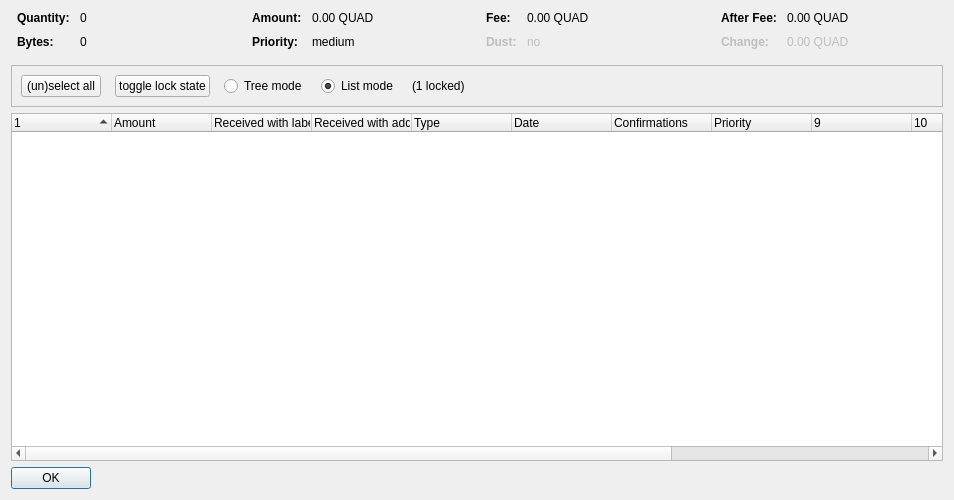
<?xml version="1.0" encoding="UTF-8"?>
<ui version="4.0">
 <class>CoinControlDialog</class>
 <widget class="QDialog" name="CoinControlDialog">
  <property name="geometry">
   <rect>
    <x>0</x>
    <y>0</y>
    <width>954</width>
    <height>500</height>
   </rect>
  </property>
  <property name="windowTitle">
   <string>Coin Selection</string>
  </property>
  <layout class="QVBoxLayout" name="verticalLayout">
   <item>
    <layout class="QHBoxLayout" name="horizontalLayoutTop" stretch="0,0,0,0">
     <property name="topMargin">
      <number>0</number>
     </property>
     <property name="bottomMargin">
      <number>10</number>
     </property>
     <item>
      <layout class="QFormLayout" name="formLayoutCoinControl1">
       <property name="horizontalSpacing">
        <number>10</number>
       </property>
       <property name="verticalSpacing">
        <number>10</number>
       </property>
       <property name="leftMargin">
        <number>6</number>
       </property>
       <property name="rightMargin">
        <number>6</number>
       </property>
       <item row="0" column="0">
        <widget class="QLabel" name="labelCoinControlQuantityText">
         <property name="font">
          <font>
           <weight>75</weight>
           <bold>true</bold>
          </font>
         </property>
         <property name="text">
          <string>Quantity:</string>
         </property>
        </widget>
       </item>
       <item row="0" column="1">
        <widget class="QLabel" name="labelCoinControlQuantity">
         <property name="cursor">
          <cursorShape>IBeamCursor</cursorShape>
         </property>
         <property name="contextMenuPolicy">
          <enum>Qt::ActionsContextMenu</enum>
         </property>
         <property name="text">
          <string notr="true">0</string>
         </property>
         <property name="textInteractionFlags">
          <set>Qt::LinksAccessibleByMouse|Qt::TextSelectableByKeyboard|Qt::TextSelectableByMouse</set>
         </property>
        </widget>
       </item>
       <item row="1" column="0">
        <widget class="QLabel" name="labelCoinControlBytesText">
         <property name="font">
          <font>
           <weight>75</weight>
           <bold>true</bold>
          </font>
         </property>
         <property name="text">
          <string>Bytes:</string>
         </property>
        </widget>
       </item>
       <item row="1" column="1">
        <widget class="QLabel" name="labelCoinControlBytes">
         <property name="cursor">
          <cursorShape>IBeamCursor</cursorShape>
         </property>
         <property name="contextMenuPolicy">
          <enum>Qt::ActionsContextMenu</enum>
         </property>
         <property name="text">
          <string notr="true">0</string>
         </property>
         <property name="textInteractionFlags">
          <set>Qt::LinksAccessibleByMouse|Qt::TextSelectableByKeyboard|Qt::TextSelectableByMouse</set>
         </property>
        </widget>
       </item>
      </layout>
     </item>
     <item>
      <layout class="QFormLayout" name="formLayoutCoinControl2">
       <property name="horizontalSpacing">
        <number>10</number>
       </property>
       <property name="verticalSpacing">
        <number>10</number>
       </property>
       <property name="leftMargin">
        <number>6</number>
       </property>
       <property name="rightMargin">
        <number>6</number>
       </property>
       <item row="0" column="0">
        <widget class="QLabel" name="labelCoinControlAmountText">
         <property name="font">
          <font>
           <weight>75</weight>
           <bold>true</bold>
          </font>
         </property>
         <property name="text">
          <string>Amount:</string>
         </property>
        </widget>
       </item>
       <item row="0" column="1">
        <widget class="QLabel" name="labelCoinControlAmount">
         <property name="cursor">
          <cursorShape>IBeamCursor</cursorShape>
         </property>
         <property name="contextMenuPolicy">
          <enum>Qt::ActionsContextMenu</enum>
         </property>
         <property name="text">
          <string notr="true">0.00 QUAD</string>
         </property>
         <property name="textInteractionFlags">
          <set>Qt::LinksAccessibleByMouse|Qt::TextSelectableByKeyboard|Qt::TextSelectableByMouse</set>
         </property>
        </widget>
       </item>
       <item row="1" column="0">
        <widget class="QLabel" name="labelCoinControlPriorityText">
         <property name="font">
          <font>
           <weight>75</weight>
           <bold>true</bold>
          </font>
         </property>
         <property name="text">
          <string>Priority:</string>
         </property>
        </widget>
       </item>
       <item row="1" column="1">
        <widget class="QLabel" name="labelCoinControlPriority">
         <property name="cursor">
          <cursorShape>IBeamCursor</cursorShape>
         </property>
         <property name="contextMenuPolicy">
          <enum>Qt::ActionsContextMenu</enum>
         </property>
         <property name="text">
          <string>medium</string>
         </property>
         <property name="textInteractionFlags">
          <set>Qt::LinksAccessibleByMouse|Qt::TextSelectableByKeyboard|Qt::TextSelectableByMouse</set>
         </property>
        </widget>
       </item>
      </layout>
     </item>
     <item>
      <layout class="QFormLayout" name="formLayoutCoinControl3">
       <property name="horizontalSpacing">
        <number>10</number>
       </property>
       <property name="verticalSpacing">
        <number>10</number>
       </property>
       <property name="leftMargin">
        <number>6</number>
       </property>
       <property name="rightMargin">
        <number>6</number>
       </property>
       <item row="0" column="0">
        <widget class="QLabel" name="labelCoinControlFeeText">
         <property name="font">
          <font>
           <weight>75</weight>
           <bold>true</bold>
          </font>
         </property>
         <property name="text">
          <string>Fee:</string>
         </property>
        </widget>
       </item>
       <item row="0" column="1">
        <widget class="QLabel" name="labelCoinControlFee">
         <property name="cursor">
          <cursorShape>IBeamCursor</cursorShape>
         </property>
         <property name="contextMenuPolicy">
          <enum>Qt::ActionsContextMenu</enum>
         </property>
         <property name="text">
          <string notr="true">0.00 QUAD</string>
         </property>
         <property name="textInteractionFlags">
          <set>Qt::LinksAccessibleByMouse|Qt::TextSelectableByKeyboard|Qt::TextSelectableByMouse</set>
         </property>
        </widget>
       </item>
       <item row="1" column="0">
        <widget class="QLabel" name="labelCoinControlLowOutputText">
         <property name="enabled">
          <bool>false</bool>
         </property>
         <property name="font">
          <font>
           <weight>75</weight>
           <bold>true</bold>
          </font>
         </property>
         <property name="text">
          <string>Dust:</string>
         </property>
        </widget>
       </item>
       <item row="1" column="1">
        <widget class="QLabel" name="labelCoinControlLowOutput">
         <property name="enabled">
          <bool>false</bool>
         </property>
         <property name="cursor">
          <cursorShape>IBeamCursor</cursorShape>
         </property>
         <property name="contextMenuPolicy">
          <enum>Qt::ActionsContextMenu</enum>
         </property>
         <property name="text">
          <string>no</string>
         </property>
         <property name="textInteractionFlags">
          <set>Qt::LinksAccessibleByMouse|Qt::TextSelectableByKeyboard|Qt::TextSelectableByMouse</set>
         </property>
        </widget>
       </item>
      </layout>
     </item>
     <item>
      <layout class="QFormLayout" name="formLayoutCoinControl4">
       <property name="horizontalSpacing">
        <number>10</number>
       </property>
       <property name="verticalSpacing">
        <number>10</number>
       </property>
       <property name="leftMargin">
        <number>6</number>
       </property>
       <property name="rightMargin">
        <number>6</number>
       </property>
       <item row="0" column="0">
        <widget class="QLabel" name="labelCoinControlAfterFeeText">
         <property name="font">
          <font>
           <weight>75</weight>
           <bold>true</bold>
          </font>
         </property>
         <property name="text">
          <string>After Fee:</string>
         </property>
        </widget>
       </item>
       <item row="0" column="1">
        <widget class="QLabel" name="labelCoinControlAfterFee">
         <property name="cursor">
          <cursorShape>IBeamCursor</cursorShape>
         </property>
         <property name="contextMenuPolicy">
          <enum>Qt::ActionsContextMenu</enum>
         </property>
         <property name="text">
          <string notr="true">0.00 QUAD</string>
         </property>
         <property name="textInteractionFlags">
          <set>Qt::LinksAccessibleByMouse|Qt::TextSelectableByKeyboard|Qt::TextSelectableByMouse</set>
         </property>
        </widget>
       </item>
       <item row="1" column="0">
        <widget class="QLabel" name="labelCoinControlChangeText">
         <property name="enabled">
          <bool>false</bool>
         </property>
         <property name="font">
          <font>
           <weight>75</weight>
           <bold>true</bold>
          </font>
         </property>
         <property name="text">
          <string>Change:</string>
         </property>
        </widget>
       </item>
       <item row="1" column="1">
        <widget class="QLabel" name="labelCoinControlChange">
         <property name="enabled">
          <bool>false</bool>
         </property>
         <property name="cursor">
          <cursorShape>IBeamCursor</cursorShape>
         </property>
         <property name="contextMenuPolicy">
          <enum>Qt::ActionsContextMenu</enum>
         </property>
         <property name="text">
          <string notr="true">0.00 QUAD</string>
         </property>
         <property name="textInteractionFlags">
          <set>Qt::LinksAccessibleByMouse|Qt::TextSelectableByKeyboard|Qt::TextSelectableByMouse</set>
         </property>
        </widget>
       </item>
      </layout>
     </item>
    </layout>
   </item>
   <item>
    <widget class="QFrame" name="frame">
     <property name="minimumSize">
      <size>
       <width>0</width>
       <height>40</height>
      </size>
     </property>
     <property name="frameShape">
      <enum>QFrame::StyledPanel</enum>
     </property>
     <property name="frameShadow">
      <enum>QFrame::Sunken</enum>
     </property>
     <layout class="QHBoxLayout" name="horizontalLayout">
      <item>
       <layout class="QHBoxLayout" name="horizontalLayoutPanel" stretch="0,0,0,0,0,0">
        <property name="spacing">
         <number>14</number>
        </property>
        <item>
         <widget class="QPushButton" name="pushButtonSelectAll">
          <property name="sizePolicy">
           <sizepolicy hsizetype="Maximum" vsizetype="Fixed">
            <horstretch>0</horstretch>
            <verstretch>0</verstretch>
           </sizepolicy>
          </property>
          <property name="text">
           <string>(un)select all</string>
          </property>
          <property name="autoDefault">
           <bool>false</bool>
          </property>
         </widget>
        </item>
        <item>
         <widget class="QPushButton" name="pushButtonToggleLock">
          <property name="sizePolicy">
           <sizepolicy hsizetype="Maximum" vsizetype="Fixed">
            <horstretch>0</horstretch>
            <verstretch>0</verstretch>
           </sizepolicy>
          </property>
          <property name="text">
           <string>toggle lock state</string>
          </property>
          <property name="autoDefault">
           <bool>false</bool>
          </property>
         </widget>
        </item>
        <item>
         <widget class="QRadioButton" name="radioTreeMode">
          <property name="sizePolicy">
           <sizepolicy hsizetype="Maximum" vsizetype="Fixed">
            <horstretch>0</horstretch>
            <verstretch>0</verstretch>
           </sizepolicy>
          </property>
          <property name="text">
           <string>Tree mode</string>
          </property>
         </widget>
        </item>
        <item>
         <widget class="QRadioButton" name="radioListMode">
          <property name="sizePolicy">
           <sizepolicy hsizetype="Maximum" vsizetype="Fixed">
            <horstretch>0</horstretch>
            <verstretch>0</verstretch>
           </sizepolicy>
          </property>
          <property name="text">
           <string>List mode</string>
          </property>
          <property name="checked">
           <bool>true</bool>
          </property>
         </widget>
        </item>
        <item>
         <widget class="QLabel" name="labelLocked">
          <property name="text">
           <string>(1 locked)</string>
          </property>
         </widget>
        </item>
        <item>
         <spacer name="horizontalSpacer">
          <property name="orientation">
           <enum>Qt::Horizontal</enum>
          </property>
          <property name="sizeHint" stdset="0">
           <size>
            <width>40</width>
            <height>20</height>
           </size>
          </property>
         </spacer>
        </item>
       </layout>
      </item>
     </layout>
    </widget>
   </item>
   <item>
    <widget class="CoinControlTreeWidget" name="treeWidget">
     <property name="contextMenuPolicy">
      <enum>Qt::CustomContextMenu</enum>
     </property>
     <property name="sortingEnabled">
      <bool>false</bool>
     </property>
     <property name="columnCount">
      <number>13</number>
     </property>
     <attribute name="headerShowSortIndicator" stdset="0">
      <bool>true</bool>
     </attribute>
     <attribute name="headerStretchLastSection">
      <bool>false</bool>
     </attribute>
     <column>
      <property name="text">
       <string/>
      </property>
     </column>
     <column>
      <property name="text">
       <string>Amount</string>
      </property>
     </column>
     <column>
      <property name="text">
       <string>Received with label</string>
      </property>
     </column>
     <column>
      <property name="text">
       <string>Received with address</string>
      </property>
     </column>
     <column>
      <property name="text">
	<string>Type</string>
      </property>
     </column>
     <column>
      <property name="text">	 
       <string>Date</string>
      </property>
     </column>
     <column>
      <property name="text">
       <string>Confirmations</string>
      </property>
      <property name="toolTip">
       <string>Confirmed</string>
      </property>
     </column>
     <column>
      <property name="text">
       <string>Priority</string>
      </property>
     </column>
     <column>
      <property name="text">
       <string/>
      </property>
     </column>
     <column>
      <property name="text">
       <string/>
      </property>
     </column>
     <column>
      <property name="text">
       <string/>
      </property>
     </column>
     <column>
      <property name="text">
       <string/>
      </property>
     </column>
     <column>
      <property name="text">
       <string/>
      </property>
     </column>
    </widget>
   </item>
   <item>
    <widget class="QDialogButtonBox" name="buttonBox">
     <property name="sizePolicy">
      <sizepolicy hsizetype="Maximum" vsizetype="Fixed">
       <horstretch>0</horstretch>
       <verstretch>0</verstretch>
      </sizepolicy>
     </property>
     <property name="orientation">
      <enum>Qt::Horizontal</enum>
     </property>
     <property name="standardButtons">
      <set>QDialogButtonBox::Ok</set>
     </property>
    </widget>
   </item>
  </layout>
 </widget>
 <customwidgets>
  <customwidget>
   <class>CoinControlTreeWidget</class>
   <extends>QTreeWidget</extends>
   <header>coincontroltreewidget.h</header>
  </customwidget>
 </customwidgets>
 <resources/>
 <connections/>
</ui>
